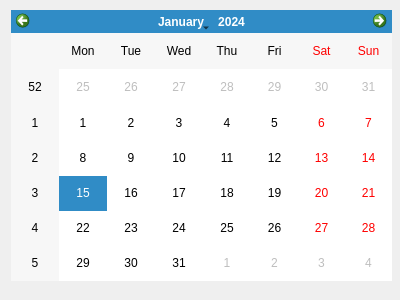
<?xml version="1.0" encoding="UTF-8"?>
<ui version="4.0">
 <class>trangchu</class>
 <widget class="QDialog" name="trangchu">
  <property name="geometry">
   <rect>
    <x>0</x>
    <y>0</y>
    <width>400</width>
    <height>300</height>
   </rect>
  </property>
  <property name="windowTitle">
   <string>Dialog</string>
  </property>
  <widget class="QCalendarWidget" name="calendarWidget">
   <property name="geometry">
    <rect>
     <x>11</x>
     <y>10</y>
     <width>381</width>
     <height>271</height>
    </rect>
   </property>
  </widget>
 </widget>
 <resources/>
 <connections/>
</ui>
